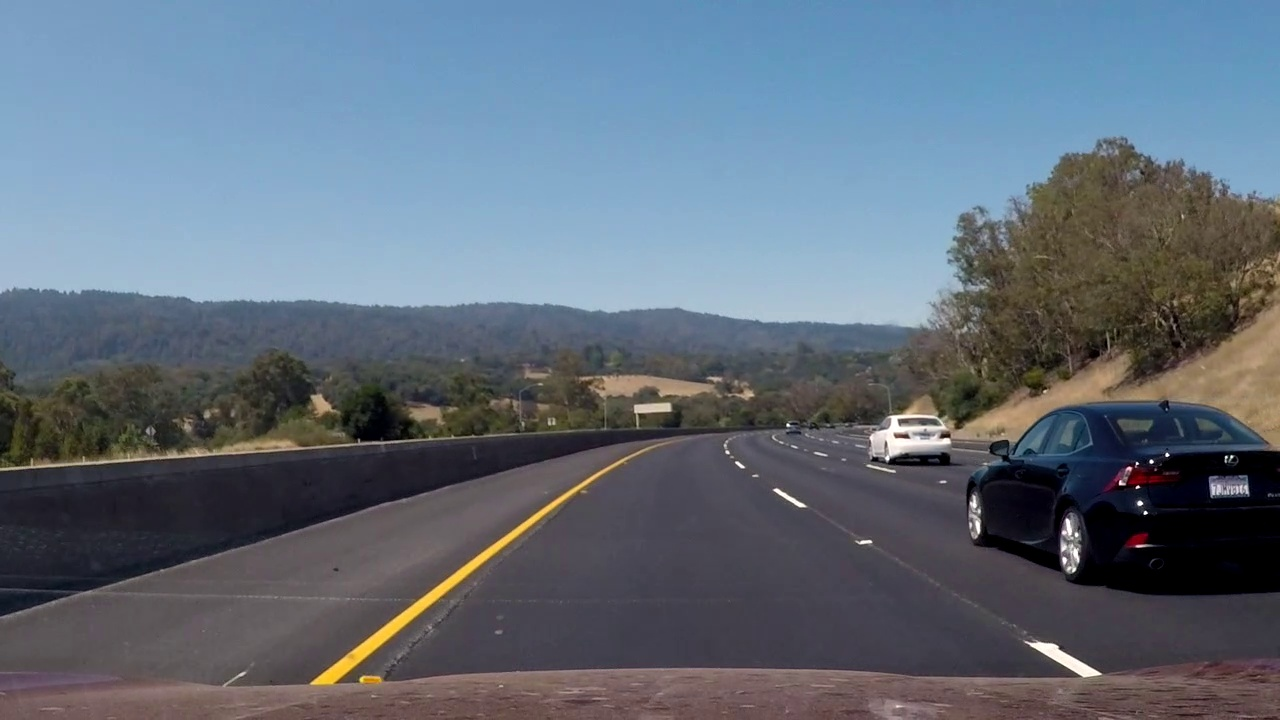
#> input picture image.jpg, 1280 x 720 px
$ jupyter execute --allow-errors lane-detection.ipynb   (shell and % lines are left out)
#> lines starting #> are read from the running program, lines starting #| are printed output that depends on the picture; after the words box and inside, x2 and y2 are one past the last pixel; in counts of white or black regions, pixels touching at a corner belong together
## Imports

[cell 1]
import time
from typing import Optional, List, Tuple
import imageio
import cv2
import numpy as np
import matplotlib.pyplot as plt

## Detect and convert image colors

[cell 2]
import warnings
warnings.filterwarnings("ignore")

[cell 3]
np.min(np.arange(-5, 5))

#> (a cell that did not finish here is left out)

[cell 5]
0 + (255 - 0) * 1

[cell 6]
0+ (255 - 0) * 9

[cell 7]
def threshold_rel(img, lo, hi):
    """
    Thresholds an image based on relative values.
    """

    vmin = np.min(img)
    vmax = np.max(img)

    vlo = vmin + (vmax - vmin) * lo
    vhi = vmin + (vmax - vmin) * hi
    return np.uint8((img >= vlo) & (img <= vhi)) * 255

def threshold_abs(img, lo, hi):
    return np.uint8((img >= lo) & (img <= hi)) * 255


def getHLSImage(img):
    hls = cv2.cvtColor(img, cv2.COLOR_RGB2HLS)
    hsv = cv2.cvtColor(img, cv2.COLOR_RGB2HSV)
    h_channel = hls[:,:,0]
    l_channel = hls[:,:,1]
    s_channel = hls[:,:,2]
    v_channel = hsv[:,:,2]

    right_lane = threshold_rel(l_channel, 0.8, 1.0)
    right_lane[:,:750] = 0

    left_lane = threshold_abs(h_channel, 20, 30)
    left_lane &= threshold_rel(v_channel, 0.7, 1.0)
    left_lane[:,550:] = 0

    finalImg = left_lane | right_lane
    return finalImg


def plotImage(img):
    plt.imshow(cv2.cvtColor(img, cv2.COLOR_BGR2RGB))

## Canny Edge Detection

[cell 8]
fig, ax =plt.subplots()
fig.set_size_inches(20, 10)
#> (the rest of this cell did not finish here and is left out)

[cell 9]
fig, ax =plt.subplots()
fig.set_size_inches(20, 10)
#> (the rest of this cell did not finish here and is left out)

[cell 10]
fig, ax =plt.subplots()
fig.set_size_inches(20, 10)
#> (the rest of this cell did not finish here and is left out)

[cell 11]
# h1 = 100
# h2 = 200
def cannyEdgeDetection(img, h1 = 160, h2= 170):
    blurredImg = cv2.GaussianBlur(img, (5,5), 0)
    cannyImg = cv2.Canny(blurredImg, h1 ,h2)
    return cannyImg

## Image Masking

[cell 12]
def regionOfInterest(
    img : np.ndarray,
    color : Tuple[int, int, int] = (255, 0, 0))\
        ->np.ndarray:

    height = img.shape[0]
    width = img.shape[1]
    regionOfInterest = [
        (0, height),
        (width/2, height/2),
        (width, height)
    ]
    rectangle = np.array([regionOfInterest], np.int32)
    mask = np.zeros_like(img)
    # all pixels will be black except the region of interest
    cv2.fillPoly(mask, rectangle, color)
    return mask

[cell 13]
img = imageio.imread('image.jpg')
#> img is the input picture: shape (720, 1280, 3); mean R, G, B 97.3, 108.9, 121.8
plt.imshow(regionOfInterest(img))

[cell 14]
def maskImage(
    img:np.ndarray)\
     -> np.ndarray:

    mask = regionOfInterest(img)
    # plt.imshow(cv2.cvtColor(mask, cv2.COLOR_BGR2RGB))
    maskedImage = cv2.bitwise_and(img, mask)
    return maskedImage

## Perspective Transform
Applying transform to the image to see it in the bird's eye view

[cell 15]
""" Assigning the source and destination points for the perspective transform """
# coordinates = [x, y]
top_left = [510, 480]
top_right = [780, 480]
bottom_left = [270, 690]
bottom_right = [1230, 690]


srcPoints = np.array([
    top_left,
    top_right,
    bottom_left,
    bottom_right,

]).astype(np.float32)

dstPoints = np.array([
    [0, 0],
    [550, 0],
    [0, 350],
    [550, 350],
]).astype(np.float32)

warpedImgSize = (550, 350) # (width, height) for transformed image

''' Perspective transform functions for the lane detection '''
def perspectiveTransform(srcPoints, dstPoints):
    M = cv2.getPerspectiveTransform(srcPoints, dstPoints)
    Minv = cv2.getPerspectiveTransform(dstPoints, srcPoints)
    return M, Minv


def warpPerspective(img, imgSize, M):
    return cv2.warpPerspective(img, M, imgSize, cv2.INTER_LINEAR)


def transformImage(img, source, destination, imgSize):
    """ transform the image to bird's eye view """

    M, Minv = perspectiveTransform(source, destination)
    warpedImg = warpPerspective(img, imgSize, M)
    # plotImage(warpedImg)
    return warpedImg

## Image Overlay

[cell 16]
def overlayImage(bgImage, overlayImage, xOffset, yOffset, scaling):
    scalingPercentage = scaling
    width = int(overlayImage.shape[1] * scalingPercentage / 100)
    height = int(overlayImage.shape[0] * scalingPercentage / 100)
    dsize = (width, height)
    resizedOverlay = cv2.resize(overlayImage, dsize)
    stackedOverlay = np.zeros_like(resizedOverlay, shape = (resizedOverlay.shape[0],resizedOverlay.shape[1],3))
    stackedOverlay[:,:,0] = resizedOverlay
    stackedOverlay[:,:,1] = resizedOverlay
    stackedOverlay[:,:,2] = resizedOverlay
    # overlay image on top of original image

    bgImage[yOffset:yOffset+stackedOverlay.shape[0], xOffset:xOffset+stackedOverlay.shape[1]] = stackedOverlay
    return bgImage

## Sliding Window

[cell 17]
(np.dstack((img, img, img)) * 255).shape

#> (a cell that did not finish here is left out)

[cell 19]
HLSImg = getHLSImage(img)
#> in getHLSImage, `v_channel = hsv[:,:,2]`:
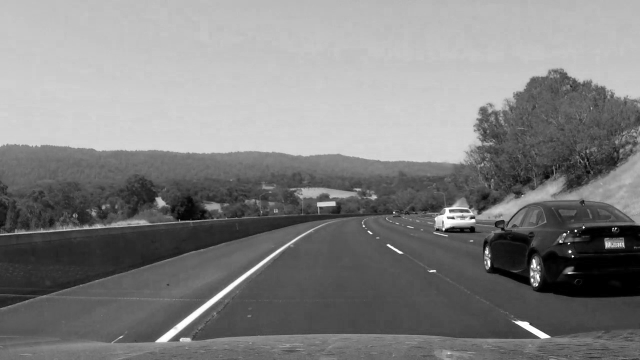
#> v_channel: shape (720, 1280) (shown at 1/2 size); min 0, max 255, mean 128.6
#> in threshold_rel, `vmin = np.min(img)`: vmin = 0
#> in threshold_rel, `vmax = np.max(img)`: vmax = 255
#> in threshold_rel, `vlo = vmin + (vmax - vmin) * lo`: vlo = 204
#> in threshold_rel, `vhi = vmin + (vmax - vmin) * hi`: vhi = 255
#> in threshold_abs, `return np.uint8((img >= lo) & (img <= hi)) * 255`:
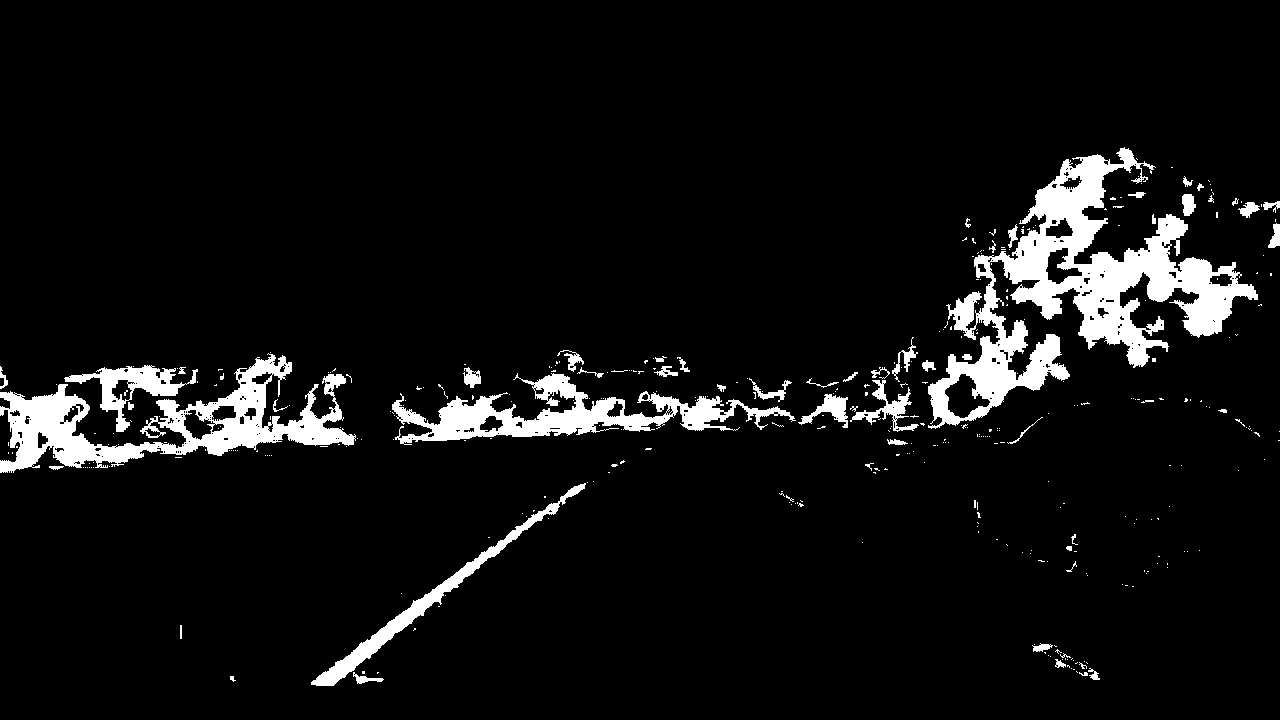
#> returned value: shape (720, 1280); 6.7% white; 383 white regions (327 under 20 px), largest, box (x1, y1, x2, y2) and area: (928, 147, 1258, 429) 26968, (0, 353, 356, 473) 13574, (392, 373, 796, 445) 9104
cannyImg = cannyEdgeDetection(HLSImg)
maskedImage = maskImage(cannyImg)
transformedImage = transformImage(maskedImage, srcPoints, dstPoints, (550,350))

[cell 20]
plotImage(transformedImage[int(transformedImage.shape[0] / 2):, :])

[cell 21]
transformedImage[int(transformedImage.shape[0] / 2):, :].ravel().shape

[cell 22]
x = np.arange(0, 20).reshape(5, 4)
x

[cell 23]
np.dstack((x,x)).shape

[cell 24]
np.argmax(x, axis=None)

[cell 25]
np.sum(x, axis=0)

[cell 26]
plt.hist((np.sum(transformedImage[:,:][int(transformedImage.shape[0] / 2):, :], axis=0)));
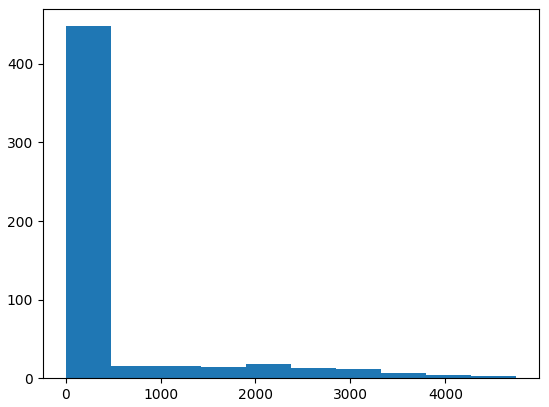
#> figure drawn by matplotlib, 1 panel; tallest bar 448 high, from x = -2.84e-14 to 474.8

[cell 27]
x.nonzero()

#> (a cell that did not finish here is left out)

[cell 29]
x

[cell 30]
inds = np.where(x>15)
inds

[cell 31]
x[inds]

[cell 32]
def slidingWindow(img_w):

    # this function will return the left and right lane lines
    # Define the window width and height

    histogram = np.sum(img_w[int(img_w.shape[0] / 2):, :], axis=0)
    # Create an output image to draw on and visualize the result
    out_img = np.dstack((img_w, img_w, img_w)) * 255
    # Find the peak of the left and right halves of the histogram
    # These will be the starting point for the left and right lines
    midpoint = int(histogram.shape[0] / 2)
    leftx_base = np.argmax(histogram[:midpoint])
    rightx_base = np.argmax(histogram[midpoint:]) + midpoint

    # Choose the number of sliding windows
    nwindows = 8
    # Set height of windows
    window_height = int(img_w.shape[0] / nwindows)
    # Identify the x and y positions of all nonzero pixels in the image
    nonzero = img_w.nonzero()
    nonzeroy = np.array(nonzero[0])
    nonzerox = np.array(nonzero[1])
    # Current positions to be updated for each window
    leftx_current = leftx_base
    rightx_current = rightx_base
    # Set the width of the windows +/- margin
    margin = 100
    # Set minimum number of pixels found to recenter window
    minpix = 50
    # Create empty lists to receive left and right lane pixel indices
    left_lane_inds = []
    right_lane_inds = []

    # Step through the windows one by one
    for window in range(nwindows):

        # Identify window boundaries in x and y (and right and left)
        win_y_low = img_w.shape[0] - (window + 1) * window_height
        win_y_high = img_w.shape[0] - window * window_height
        win_xleft_low = leftx_current - margin
        win_xleft_high = leftx_current + margin
        win_xright_low = rightx_current - margin
        win_xright_high = rightx_current + margin
        # Draw the windows on the visualization image
        cv2.rectangle(out_img, (win_xleft_low, win_y_low),
                      (win_xleft_high, win_y_high), (0, 255, 0), 2)
        cv2.rectangle(out_img, (win_xright_low, win_y_low),
                      (win_xright_high, win_y_high), (0, 255, 0), 2)
        # Identify the nonzero pixels in x and y within the window
        good_left_inds = ((nonzeroy >= win_y_low) &\
                             (nonzeroy < win_y_high) & \
                             (nonzerox >= win_xleft_low) & \

                         (nonzerox < win_xleft_high)).nonzero()[0]
        # print("left",good_left_inds.shape)
        good_right_inds = ((nonzeroy >= win_y_low) &\
                             (nonzeroy < win_y_high) &\
                                  (nonzerox >= win_xright_low) & (
            nonzerox < win_xright_high)).nonzero()[0]
        # print("right",good_right_inds.shape)
        # Append these indices to the lists
        left_lane_inds.append(good_left_inds)
        right_lane_inds.append(good_right_inds)
        # If you found > minpix pixels, recenter next window on their mean position
        if len(good_left_inds) > minpix:

            leftx_current = int(np.mean(nonzerox[good_left_inds]))
        if len(good_right_inds) > minpix:

            rightx_current = int(np.mean(nonzerox[good_right_inds]))

    # Concatenate the arrays of indices
    left_lane_inds = np.concatenate(left_lane_inds)
    right_lane_inds = np.concatenate(right_lane_inds)

    # Extract left and right line pixel positions
    leftx = nonzerox[left_lane_inds]
    lefty = nonzeroy[left_lane_inds]

    rightx = nonzerox[right_lane_inds]
    righty = nonzeroy[right_lane_inds]

    # Fit a second order polynomial to each
    left_fit = np.polyfit(lefty, leftx, 2)

    right_fit = np.polyfit(righty, rightx, 2)

    return left_fit, right_fit

[cell 33]
# [24 lines left out: function fitFromLines, not called in this run]

## Draw Lines on Image

[cell 34]
np.sum(np.linspace(0, img.shape[0] - 1, img.shape[0]) != np.arange(0, img.shape[0]))

[cell 35]
np.hstack((x, np.flipud(x)))

[cell 36]
def drawLines(img, img_w, left_fit, right_fit, perspective):
    # Create an image to draw the lines on
    warp_zero = np.zeros_like(img_w).astype(np.uint8)
    color_warp = np.dstack((warp_zero, warp_zero, warp_zero))
    #color_warp_center = np.dstack((warp_zero, warp_zero, warp_zero))

    ploty = np.arange(0, img.shape[0])
    # np.linspace(0, img.shape[0] - 1, img.shape[0])

    # y = a*x**2 + b*x + c
    left_fitx = left_fit[0] * ploty ** 2 + left_fit[1] * ploty + left_fit[2]
    right_fitx = right_fit[0] * ploty ** 2 + right_fit[1] * ploty + right_fit[2]

    # Recast the x and y points into usable format for cv2.fillPoly()
    pts_left = np.array([np.transpose(np.vstack([left_fitx, ploty]))])
    pts_right = np.array([np.flipud(np.transpose(np.vstack([right_fitx, ploty])))])
    pts = np.hstack((pts_left, pts_right))

    # Draw the lane onto the warped blank image
    #cv2.fillPoly(color_warp_center, np.int_([pts]), (0, 255, 0))
    cv2.fillPoly(color_warp, np.int_([pts]), (0, 255, 0))

    # Warp the blank back to original image space using inverse perspective matrix (Minv)
    newwarp = transformImage(color_warp, perspective[1], perspective[0], (1280,720))
    # Combine the result with the original image
    result = cv2.addWeighted(img, 1, newwarp, 0.2, 0)

    color_warp_lines = np.dstack((warp_zero, warp_zero, warp_zero))
    cv2.polylines(color_warp_lines, np.int_([pts_right]), isClosed=False, color=(255, 255, 0), thickness=25)
    cv2.polylines(color_warp_lines, np.int_([pts_left]), isClosed=False, color=(0, 0, 255), thickness=25)
    newwarp_lines = transformImage(color_warp_lines, perspective[1], perspective[0], (1280,720))

    result = cv2.addWeighted(result, 1, newwarp_lines, 1, 0)
    return result

[cell 37]
HLSImg = getHLSImage(img)
cannyImg = cannyEdgeDetection(HLSImg)
maskedImage = maskImage(cannyImg)
transformedImage = transformImage(maskedImage, srcPoints, dstPoints, (550,350))

MOV_AVG_LENGTH = 5
try:

    left_fit, right_fit = fitFromLines(left_fit, right_fit, transformedImage)

    mov_avg_left = np.append(mov_avg_left,np.array([left_fit]), axis=0)
    mov_avg_right = np.append(mov_avg_right,np.array([right_fit]), axis=0)

except:
    try:
        left_fit, right_fit = slidingWindow(transformedImage)
#> in slidingWindow, `histogram = np.sum(img_w[int(img_w.shape[0] / 2):, :], axis=0)`: histogram = 550 values, max 4748 at index 73, min 0 at index 0, mean 390.5
#> in slidingWindow, `leftx_base = np.argmax(histogram[:midpoint])`: leftx_base = 73
#> in slidingWindow, `rightx_base = np.argmax(histogram[midpoint:]) + midpoint`: rightx_base = 480
#> in slidingWindow, `nonzero = img_w.nonzero()`: nonzero = 3772 positions, rows 39 to 348, columns 18 to 517
#> in slidingWindow, `nonzeroy = np.array(nonzero[0])`: nonzeroy = 3772 values from 39 to 348
#> in slidingWindow, `nonzerox = np.array(nonzero[1])`: nonzerox = 3772 values, max 517 at index 30, min 18 at index 3730, mean 251.7
#> in slidingWindow, `leftx_current = leftx_base`: leftx_current = 73
#> in slidingWindow, `rightx_current = rightx_base`: rightx_current = 480
#> the loop in slidingWindow, `for window in range(nwindows):` made 8 passes
#> (win_xleft_low, win_xleft_high, win_xright_low, win_xright_high, leftx_current, rightx_current) on passes 1, 4, 6: (-27, 173, 380, 580, 33, 486), (-39, 161, 386, 586, 77, 495), (-7, 193, 395, 595, 103, 498)
#> after the loop in slidingWindow, `for window in range(nwindows):`:
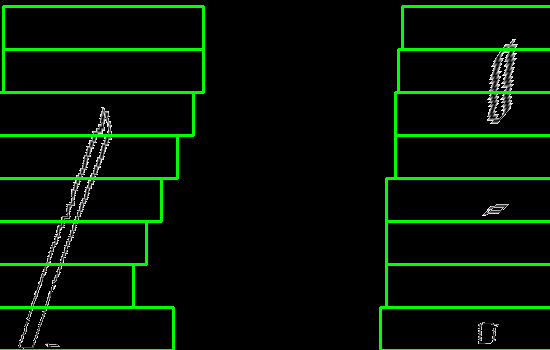
#> out_img: shape (350, 550, 3); mean of channels 0, 1, 2 2.4, 16.7, 2.4; drawn as R, G, B
#> after the loop in slidingWindow, `for window in range(nwindows):`: left_lane_inds = 8 items
#> in slidingWindow, `left_lane_inds = np.concatenate(left_lane_inds)`: left_lane_inds = 2186 values, max 3771 at index 272, min 1076 at index 1923, mean 2452.1
#> in slidingWindow, `right_lane_inds = np.concatenate(right_lane_inds)`: right_lane_inds = 1586 values, max 3713 at index 156, min 0 at index 1503, mean 1104.5
#> in slidingWindow, `leftx = nonzerox[left_lane_inds]`: leftx = 2186 values, max 112 at index 1436, min 18 at index 231, mean 71.93
#> in slidingWindow, `lefty = nonzeroy[left_lane_inds]`: lefty = 2186 values, max 348 at index 272, min 107 at index 1923, mean 214.9
#> in slidingWindow, `rightx = nonzerox[right_lane_inds]`: rightx = 1586 values, max 517 at index 1533, min 478 at index 17, mean 499.5
#> in slidingWindow, `righty = nonzeroy[right_lane_inds]`: righty = 1586 values, max 343 at index 144, min 39 at index 1503, mean 118.2
#> in slidingWindow, `left_fit = np.polyfit(lefty, leftx, 2)`: left_fit = [0.000184, -0.432, 155.4]
#> in slidingWindow, `right_fit = np.polyfit(righty, rightx, 2)`: right_fit = [0.000199, -0.141, 512]
#> left_fit = [0.000184, -0.432, 155.4]; right_fit = [0.000199, -0.141, 512]
        mov_avg_left = np.array([left_fit])
#> mov_avg_left = [[0.000184, -0.432, 155.4]]
        mov_avg_right = np.array([right_fit])
#> mov_avg_right = [[0.000199, -0.141, 512]]
    except:
        pass

left_fit = np.array([np.mean(mov_avg_left[::-1][:,0][0:MOV_AVG_LENGTH]),
                            np.mean(mov_avg_left[::-1][:,1][0:MOV_AVG_LENGTH]),
                            np.mean(mov_avg_left[::-1][:,2][0:MOV_AVG_LENGTH])])
right_fit = np.array([np.mean(mov_avg_right[::-1][:,0][0:MOV_AVG_LENGTH]),
                            np.mean(mov_avg_right[::-1][:,1][0:MOV_AVG_LENGTH]),
                            np.mean(mov_avg_right[::-1][:,2][0:MOV_AVG_LENGTH])])

if mov_avg_left.shape[0] > 1000:
    mov_avg_left = mov_avg_left[0:MOV_AVG_LENGTH]

if mov_avg_right.shape[0] > 1000:
    mov_avg_right = mov_avg_right[0:MOV_AVG_LENGTH]
final = drawLines(img, transformedImage, left_fit, right_fit, perspective=[srcPoints, dstPoints])
#> in drawLines, `left_fitx = left_fit[0] * ploty ** 2 + left_fit[1] * ploty + left_fit[2]`: left_fitx = 720 values, max 155.4 at index 0, min -59.87 at index 719, mean 31.93
#> in drawLines, `right_fitx = right_fit[0] * ploty ** 2 + right_fit[1] * ploty + right_..`: right_fitx = 720 values, max 513.6 at index 719, min 487.1 at index 354, mean 495.7
#> in drawLines, `pts_left = np.array([np.transpose(np.vstack([left_fitx, ploty]))])`: pts_left = 720 pairs, first value -59.87 to 155.4, second value 0 to 719
#> in drawLines, `pts_right = np.array([np.flipud(np.transpose(np.vstack([right_fitx, pl..`: pts_right = 720 pairs, first value 487.1 to 513.6, second value 0 to 719
#> in drawLines, `pts = np.hstack((pts_left, pts_right))`: pts = 1440 pairs, first value -59.87 to 513.6, second value 0 to 719
#> in drawLines, `cv2.fillPoly(color_warp, np.int_([pts]), (0, 255, 0))`:
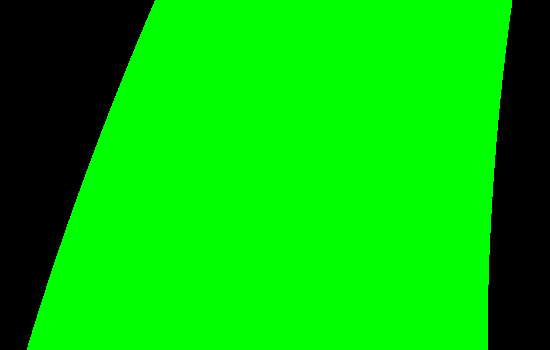
#> color_warp: shape (350, 550, 3); mean of channels 0, 1, 2 0, 189.6, 0; drawn as R, G, B
#> in drawLines, `cv2.polylines(color_warp_lines, np.int_([pts_left]), isClosed=False, c..`:
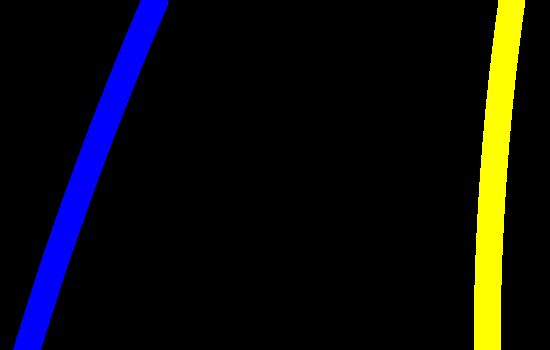
#> color_warp_lines: shape (350, 550, 3); mean of channels 0, 1, 2 12.5, 12.5, 13.3; drawn as R, G, B
final = overlayImage(final, transformedImage,20, 80, 30)
#> in overlayImage, `bgImage[yOffset:yOffset+stackedOverlay.shape[0], xOffset:xOffset+stack..`:
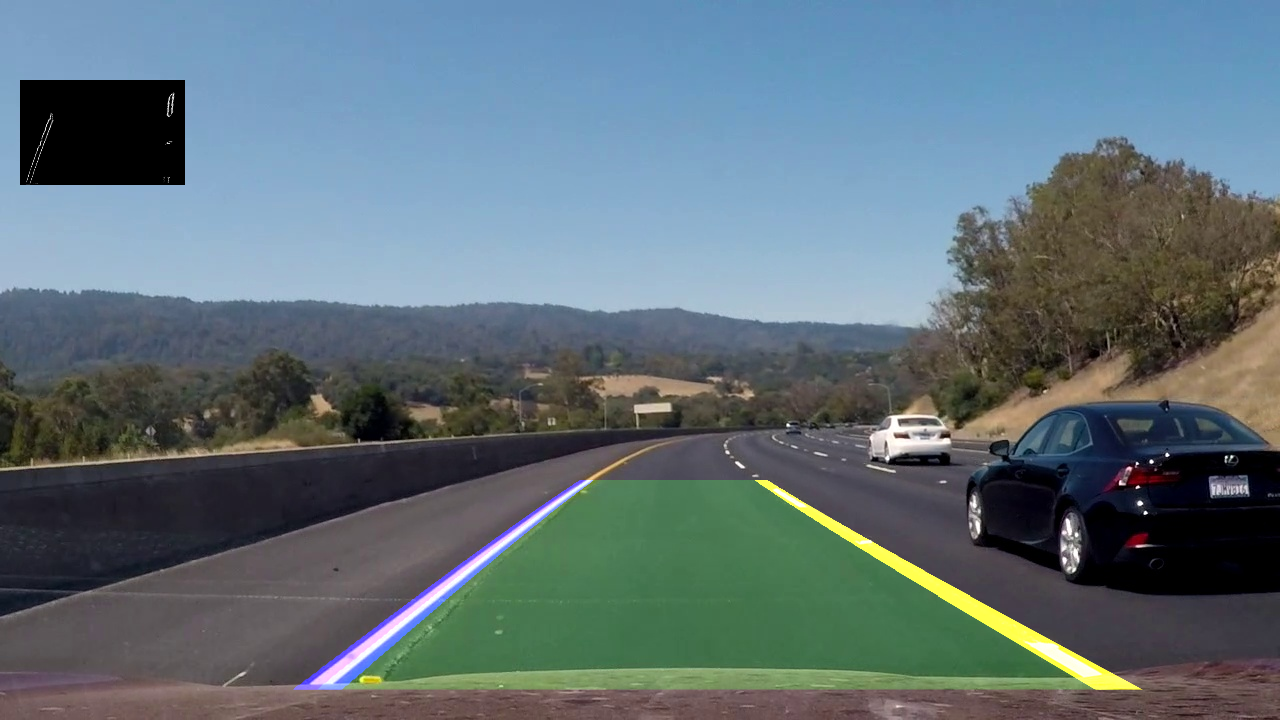
#> bgImage: shape (720, 1280, 3); mean R, G, B 95.9, 112.3, 119.4

[cell 38]
left_fit
#> Out = [0.000184, -0.432, 155.4]

[cell 39]
plt.imshow(final)

# Calculations

[cell 40]
# [43 lines left out: functions calculate_center_distance, calc_radius, draw_text_on_photo, not called in this run]

## Pipeline

[cell 41]
fig, ax =plt.subplots()
fig.set_size_inches(20, 10)
plt.imshow( getHLSImage(img), cmap='gray')
